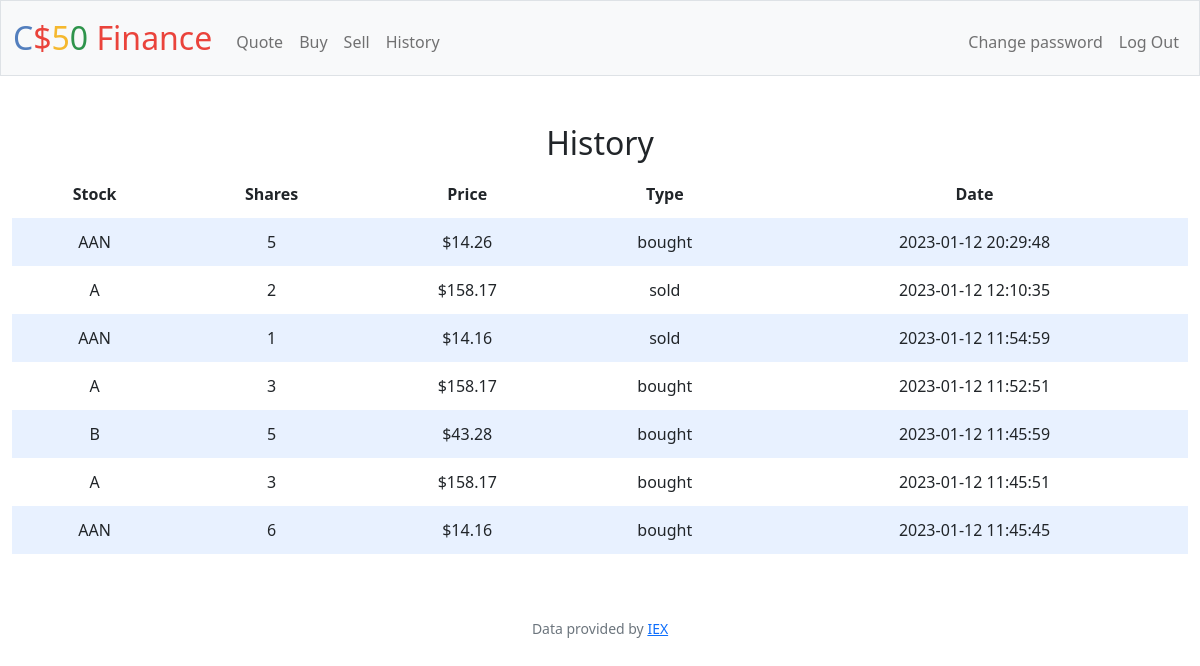
Screenshot of /history (signed in) with the database file from the repository.
### tables this page shows
CREATE TABLE purchases (user TEXT NOT NULL, stock TEXT NOT NULL, shares NUMERIC NOT NULL, type TEXT NOT NULL, price NUMERIC NOT NULL, date DATETIME DEFAULT CURRENT_TIMESTAMP);

### app.py (the view)
@app.route("/history")
@login_required
def history():
    id = session.get("user_id")
    row = db.execute("SELECT * FROM users WHERE id = ?", id)
    user = row[0]["username"]
    purchases = db.execute("SELECT * FROM purchases WHERE user = ?", user)
    purchases.reverse()
    return render_template("history.html", purchases=purchases, usd=usd)

### app.py (called while the page is built)
@app.after_request
def after_request(response):
    response.headers["Cache-Control"] = "no-cache, no-store, must-revalidate"
    response.headers["Expires"] = 0
    response.headers["Pragma"] = "no-cache"
    return response

### helpers.py (called while the page is built)
def login_required(f):
    @wraps(f)
    def decorated_function(*args, **kwargs):
        if session.get("user_id") is None:
            return redirect("/login")
        return f(*args, **kwargs)
    return decorated_function

def usd(value):
    return f"${value:,.2f}"

### templates/history.html (shortened to what this page needs)
{% extends "layout.html" %}
{% block main %}
    <h2>History</h2>
    <table>
        <thead>
            <tr>
                <th>Stock</th>
                <th>Shares</th>
                <th>Price</th>
                <th>Type</th>
                <th>Date</th>
            </tr>
        </thead>
        <tbody>
            {% for purchase in purchases %}
                <tr>
                    <td>{{ purchase["stock"] }}</td>
                    <td>{{ purchase["shares"] }}</td>
                    <td>{{ usd(purchase["price"]) }}</td>
                    <td>{{ purchase["type"] }}</td>
                    <td>{{ purchase["date"] }}</td>
                </tr>
            {% endfor %}
        </tbody>
    </table>
{% endblock %}

### templates/layout.html (shortened to what this page needs)
<!DOCTYPE html>
<html lang="en">
    <head>
        <link href="https://cdn.jsdelivr.net/npm/bootstrap@5.1.3/dist/css/bootstrap.min.css" rel="stylesheet">
        <link href="/static/styles.css" rel="stylesheet">
    </head>
    <body>
        <nav class="bg-light border navbar navbar-expand-md navbar-light">
            <div class="container-fluid">
                <a class="navbar-brand" href="/"><span class="blue">C</span><span class="red">$</span><span class="yellow">5</span><span class="green">0</span> <span class="red">Finance</span></a>
                <div class="collapse navbar-collapse" id="navbar">
                    {% if session["user_id"] %}
                        <ul class="navbar-nav me-auto mt-2">
                            <li class="nav-item"><a class="nav-link" href="/quote">Quote</a></li>
                            <li class="nav-item"><a class="nav-link" href="/buy">Buy</a></li>
                            <li class="nav-item"><a class="nav-link" href="/sell">Sell</a></li>
                            <li class="nav-item"><a class="nav-link" href="/history">History</a></li>
                        </ul>
                        <ul class="navbar-nav ms-auto mt-2">
                            <li class="nav-item"><a class="nav-link" href="/change_password">Change password</a></li>
                            <li class="nav-item"><a class="nav-link" href="/logout">Log Out</a></li>
                        </ul>
                    {% else %}
                        <ul class="navbar-nav ms-auto mt-2">
                            <li class="nav-item"><a class="nav-link" href="/register">Register</a></li>
                            <li class="nav-item"><a class="nav-link" href="/login">Log In</a></li>
                        </ul>
                    {% endif %}
                </div>
            </div>
        </nav>
        <main class="container-fluid py-5 text-center">
            {% block main %}{% endblock %}
        </main>
        <footer class="mb-5 small text-center text-muted">
            Data provided by <a href="https://iexcloud.io/">IEX</a>
        </footer>
    </body>
</html>

### static/styles.css (style rules this page uses)
nav .navbar-brand { font-size: xx-large; }
nav .navbar-brand .blue { color: #537fbe; }
nav .navbar-brand .red { color: #ea433b; }
nav .navbar-brand .yellow { color: #f5b82e; }
nav .navbar-brand .green { color: #2e944b; }
table { background-color: transparent; margin-bottom: 1rem; width: 100%; }
table th, table td { padding: 0.75rem; vertical-align: middle; }
tbody tr:nth-of-type(odd) { background-color: rgb(179, 208, 255, 0.3) }

### rows the page displays
purchases: stock "AAN", shares "5", price "$14.26", type "bought", date "2023-01-12 20:29:48"
purchases: stock "A", shares "2", price "$158.17", type "sold", date "2023-01-12 12:10:35"
purchases: stock "AAN", shares "1", price "$14.16", type "sold", date "2023-01-12 11:54:59"
purchases: stock "A", shares "3", price "$158.17", type "bought", date "2023-01-12 11:52:51"
purchases: stock "B", shares "5", price "$43.28", type "bought", date "2023-01-12 11:45:59"
purchases: stock "A", shares "3", price "$158.17", type "bought", date "2023-01-12 11:45:51"
purchases: stock "AAN", shares "6", price "$14.16", type "bought", date "2023-01-12 11:45:45"
